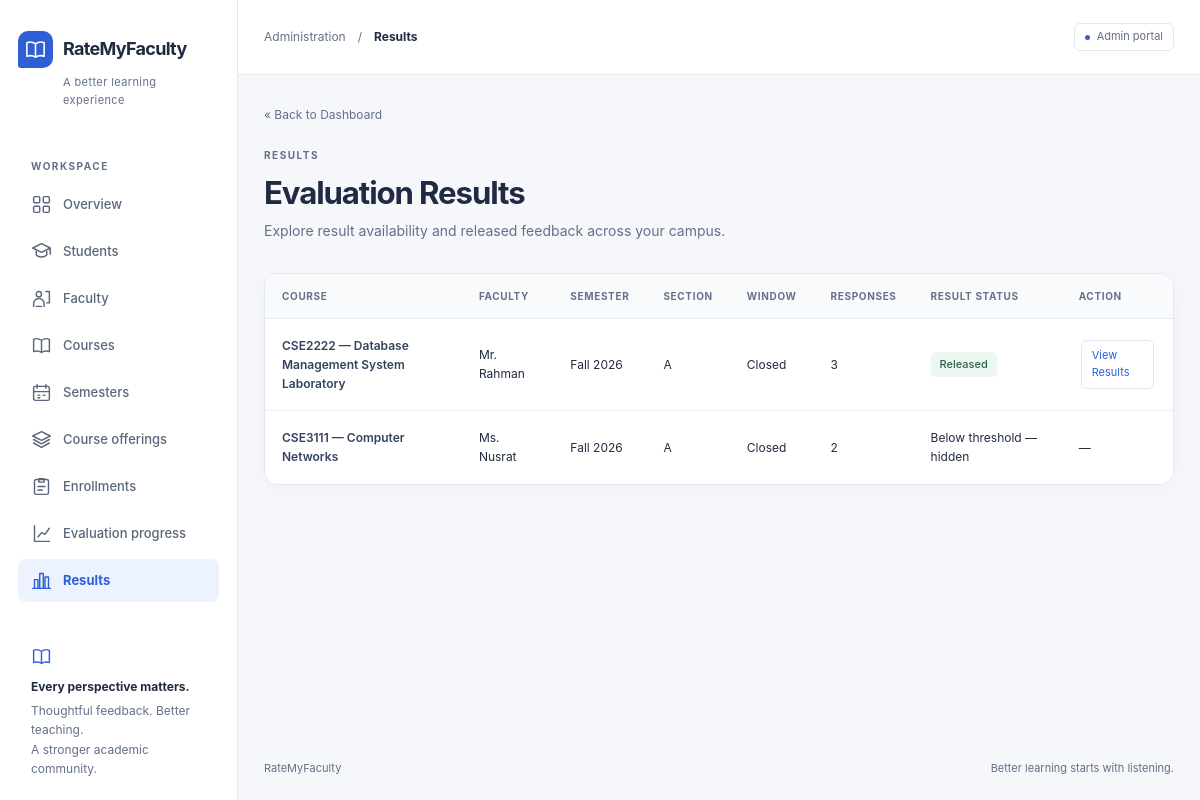
/admin/results.php (signed in), run on the app's committed database.
### tables this page shows
CREATE TABLE
    course_offerings (
        offering_id INT UNSIGNED AUTO_INCREMENT PRIMARY KEY,
        course_id INT UNSIGNED NOT NULL,
        semester_id INT UNSIGNED NOT NULL,
        faculty_id INT UNSIGNED NOT NULL,
        section VARCHAR(20) NOT NULL,
        is_active TINYINT (1) NOT NULL DEFAULT 1,
        CONSTRAINT uq_offerings_course_semester_section UNIQUE (course_id, semester_id, section),
        CONSTRAINT fk_offerings_course FOREIGN KEY (course_id) REFERENCES courses (course_id) ON DELETE RESTRICT ON UPDATE CASCADE,
        CONSTRAINT fk_offerings_semester FOREIGN KEY (semester_id) REFERENCES semesters (semester_id) ON DELETE RESTRICT ON UPDATE CASCADE,
        CONSTRAINT fk_offerings_faculty FOREIGN KEY (faculty_id) REFERENCES faculty (faculty_id) ON DELETE RESTRICT ON UPDATE CASCADE
    );

CREATE TABLE
    courses (
        course_id INT UNSIGNED AUTO_INCREMENT PRIMARY KEY,
        course_code VARCHAR(30) NOT NULL,
        course_title VARCHAR(150) NOT NULL,
        credit_hours DECIMAL(3, 1) NULL,
        is_active TINYINT (1) NOT NULL DEFAULT 1,
        CONSTRAINT uq_courses_code UNIQUE (course_code)
    );

CREATE TABLE
    faculty (
        faculty_id INT UNSIGNED AUTO_INCREMENT PRIMARY KEY,
        user_id INT UNSIGNED NOT NULL,
        faculty_code VARCHAR(40) NULL,
        full_name VARCHAR(120) NOT NULL,
        designation VARCHAR(80) NULL,
        CONSTRAINT uq_faculty_user_id UNIQUE (user_id),
        CONSTRAINT uq_faculty_code UNIQUE (faculty_code),
        CONSTRAINT fk_faculty_user FOREIGN KEY (user_id) REFERENCES users (user_id) ON DELETE RESTRICT ON UPDATE CASCADE
    );

CREATE TABLE
    semesters (
        semester_id INT UNSIGNED AUTO_INCREMENT PRIMARY KEY,
        semester_name VARCHAR(30) NOT NULL,
        year SMALLINT UNSIGNED NOT NULL,
        evaluation_open_at DATETIME NOT NULL,
        evaluation_close_at DATETIME NOT NULL,
        is_locked TINYINT (1) NOT NULL DEFAULT 0,
        created_at DATETIME NOT NULL DEFAULT CURRENT_TIMESTAMP,
        CONSTRAINT uq_semesters_name_year UNIQUE (semester_name, year),
        CONSTRAINT chk_semesters_window CHECK (evaluation_open_at < evaluation_close_at)
    );

### includes/validation.php (called while the page is built, shortened)
<?php
function e($value): string
{
    return htmlspecialchars((string) $value, ENT_QUOTES, 'UTF-8');
}

### includes/evaluation_window.php (called while the page is built, shortened)
<?php
function get_window_status(string $openAt, string $closeAt, ?string $now = null): string
{
    $nowDt = $now !== null ? new DateTimeImmutable($now) : new DateTimeImmutable();
    $openDt = new DateTimeImmutable($openAt);
    $closeDt = new DateTimeImmutable($closeAt);
    if ($nowDt > $closeDt) {
        return WINDOW_CLOSED;
    }
    return WINDOW_OPEN;
}
function window_status_label(string $status): string
{
    return match ($status) {
        WINDOW_UPCOMING => 'Upcoming',
        WINDOW_OPEN => 'Open',
        WINDOW_CLOSED => 'Closed',
        default => $status,
    };
}

### includes/release_rule.php (called while the page is built, shortened)
<?php
function is_result_released(string $windowStatus, int $responseCount): bool
{
    return $windowStatus === WINDOW_CLOSED && $responseCount >= RELEASE_THRESHOLD;
}

### admin/results.php (the view, shortened to what this page needs)
<?php
require_once __DIR__ . '/../config/database.php';
require_once __DIR__ . '/../includes/validation.php';
require_once __DIR__ . '/../includes/evaluation_window.php';
require_once __DIR__ . '/../includes/release_rule.php';
$stmt = $pdo->query(
    'SELECT co.offering_id, co.section, c.course_code, c.course_title,
            sem.semester_name, sem.year, sem.evaluation_open_at, sem.evaluation_close_at,
            f.full_name AS faculty_name,
            (SELECT COUNT(*) FROM evaluations e WHERE e.offering_id = co.offering_id) AS response_count
     FROM course_offerings co
     JOIN courses c ON c.course_id = co.course_id
     JOIN semesters sem ON sem.semester_id = co.semester_id
     JOIN faculty f ON f.faculty_id = co.faculty_id
     ORDER BY sem.year DESC, sem.semester_name, c.course_code, co.section'
);
$offerings = $stmt->fetchAll();
?>
<!DOCTYPE html>
<html lang="en">
<head>
    <link rel="stylesheet" href="<?php echo e(BASE_URL); ?>/assets/css/style.css">
</head>
<body class="app-page">
    <aside class="sidebar" aria-label="Administration">
        <div class="brand"><span class="brand-mark"><svg class="icon" aria-hidden="true" focusable="false"><use href="../assets/icons.svg#book"></use></svg></span><span>RateMyFaculty</span></div>
        <span class="brand-subtitle">A better learning experience</span>
        <div class="nav-label">Workspace</div>
        <nav aria-label="Main navigation"><a class="nav-link" href="dashboard.php"><svg class="icon" aria-hidden="true" focusable="false"><use href="../assets/icons.svg#grid"></use></svg><span>Overview</span></a>
            <a class="nav-link" href="students.php"><svg class="icon" aria-hidden="true" focusable="false"><use href="../assets/icons.svg#students"></use></svg><span>Students</span></a>
            <a class="nav-link" href="faculty.php"><svg class="icon" aria-hidden="true" focusable="false"><use href="../assets/icons.svg#faculty"></use></svg><span>Faculty</span></a>
            <a class="nav-link" href="courses.php"><svg class="icon" aria-hidden="true" focusable="false"><use href="../assets/icons.svg#book"></use></svg><span>Courses</span></a>
            <a class="nav-link" href="semesters.php"><svg class="icon" aria-hidden="true" focusable="false"><use href="../assets/icons.svg#calendar"></use></svg><span>Semesters</span></a>
            <a class="nav-link" href="offerings.php"><svg class="icon" aria-hidden="true" focusable="false"><use href="../assets/icons.svg#layers"></use></svg><span>Course offerings</span></a>
            <a class="nav-link" href="enrollments.php"><svg class="icon" aria-hidden="true" focusable="false"><use href="../assets/icons.svg#enroll"></use></svg><span>Enrollments</span></a>
            <a class="nav-link" href="progress.php"><svg class="icon" aria-hidden="true" focusable="false"><use href="../assets/icons.svg#progress"></use></svg><span>Evaluation progress</span></a>
            <a class="nav-link" href="results.php" aria-current="page"><svg class="icon" aria-hidden="true" focusable="false"><use href="../assets/icons.svg#chart"></use></svg><span>Results</span></a></nav>
        <div class="sidebar-note"><svg class="icon" aria-hidden="true" focusable="false"><use href="../assets/icons.svg#book"></use></svg><strong>Every perspective matters.</strong>Thoughtful feedback. Better teaching.<br>A stronger academic community.</div>
    </aside>
    <div class="workspace">
        <header class="topbar"><div class="topbar-path">Administration<span aria-hidden="true">/</span><strong>Results</strong></div><span class="workspace-tag">Admin portal</span></header>
        <main class="main-content" id="main-content" tabindex="-1">
    <p class="back-link"><a href="<?php echo e(BASE_URL); ?>/admin/dashboard.php">&laquo; Back to Dashboard</a></p>
    <p class="eyebrow">Results</p>
    <h1>Evaluation Results</h1>
    <p class="page-description">Explore result availability and released feedback across your campus.</p>
    <div class="table-region" role="region" aria-label="Results table" tabindex="0"><table class="data-table">
        <tr><th scope="col">Course</th><th scope="col">Faculty</th><th scope="col">Semester</th><th scope="col">Section</th><th scope="col">Window</th><th scope="col">Responses</th><th scope="col">Result Status</th><th scope="col">Action</th></tr>
        <?php foreach ($offerings as $o):
            $windowStatus  = get_window_status($o['evaluation_open_at'], $o['evaluation_close_at']);
            $responseCount = (int)$o['response_count'];
            $released      = is_result_released($windowStatus, $responseCount);
        ?>
            <tr>
                <td><?php echo e($o['course_code'] . ' — ' . $o['course_title']); ?></td>
                <td><?php echo e($o['faculty_name']); ?></td>
                <td><?php echo e($o['semester_name'] . ' ' . $o['year']); ?></td>
                <td><?php echo e($o['section']); ?></td>
                <td><?php echo e(window_status_label($windowStatus)); ?></td>
                <td><?php echo $responseCount; ?></td>
                <td>
                    <?php if ($windowStatus !== WINDOW_CLOSED): ?>
                        Window open — hidden
                    <?php elseif (!$released): ?>
                        Below threshold — hidden
                    <?php else: ?>
                        <span class="status-pill status-ok">Released</span>
                    <?php endif; ?>
                </td>
                <td>
                    <?php if ($released): ?>
                        <a href="result_detail.php?offering_id=<?php echo (int)$o['offering_id']; ?>">View Results</a>
                    <?php else: ?>
                        —
                    <?php endif; ?>
                </td>
            </tr>
        <?php endforeach; ?>
    </table></div>
        </main>
        <footer class="page-footer"><span>RateMyFaculty</span><span>Better learning starts with listening.</span></footer>
    </div>
</body>
</html>

### data on the page
course_offerings: course.course_title "CSE2222 — Database Management System Laboratory", faculty.full_name "Mr. Rahman", semester.year "Fall 2026", section "A", responseCount "3", shows "Released"
course_offerings: course.course_title "CSE3111 — Computer Networks", faculty.full_name "Ms. Nusrat", semester.year "Fall 2026", section "A", responseCount "2", shows "Below threshold — hidden"
